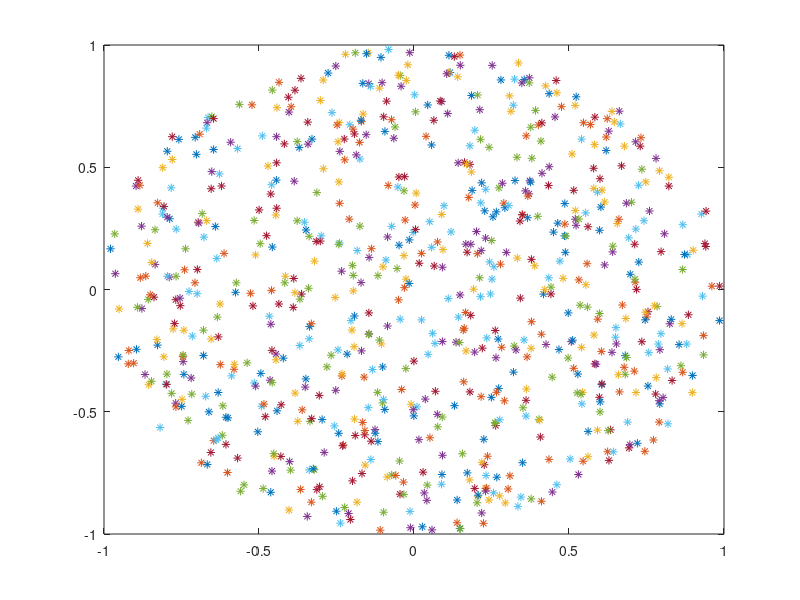

Recreate this plot in MATLAB.
clear all
clc
N =  1000;
count = 0;
total = 0;
for j = 1:N;
    %find the radius or distance with the pythagorean therum
    x = 2*(rand-0.5);
    y = 2*(rand-0.5);
    py = x^2 + y^2;
    if sqrt(py) <= 1
        plot(x,y,'*')
        hold on
        count = count + 1;
    end
end
 format long
 Pie = (count / N)*4
 
 
%More MonteCarlo stuff. Finding the area of irregular splatter
% 
% N = 100000;
% count = 0;

% for j = 1:N
%     x = 3*(rand-0.5);
%     y = 3*(rand-0.5);
%     r = sqrt(x^2 + y^2);
%     theta = atan2(y,x);
%     R = 1 + 0.5*sin(sin(4*theta) + 2*cos(7*theta));
%     if r < R
%         plot(x,y,'s');
%         xlim([-1.5 1.5]);
%         ylim([-1.5 1.5]);
%         hold on
%         %pause(.000000001)
%         count = count + 1;
%         
%     end
%   
%     
%     
% end
% 
% Z = (count/N)*9